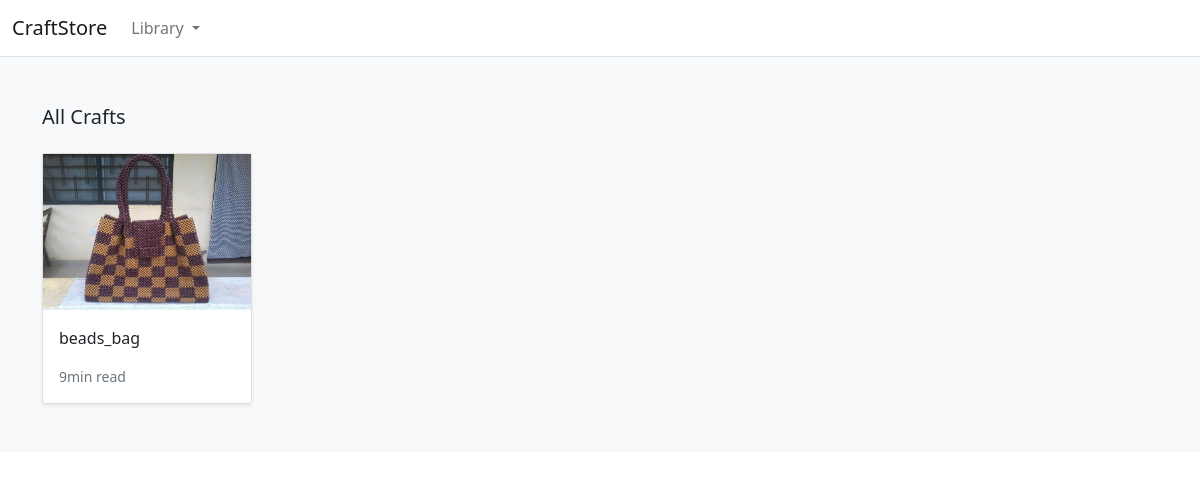
The page /search/beads/ on the database its author committed.
### store/models.py (models this page shows, shortened)
class Product(models.Model):
    category = models.ForeignKey(Category, related_name='product', on_delete=models.CASCADE)
    created_by = models.ForeignKey(User, on_delete=models.CASCADE, related_name='product_creator')
    title = models.CharField(max_length=255)
    author = models.CharField(max_length=255, default='admin')
    description = models.TextField(blank=True)
    image = models.ImageField(upload_to='images/', default='images/default.png')
    slug = models.SlugField(max_length=255)
    price = models.DecimalField(max_digits=4, decimal_places=2)
    in_stock = models.BooleanField(default=True)
    is_active = models.BooleanField(default=True)
    created = models.DateTimeField(auto_now_add=True)
    updated = models.DateTimeField(auto_now=True)
    objects = models.Manager()
    products = ProductManager()
    class Meta:
        verbose_name_plural = 'Products'
        ordering = ('-created',)
    def get_absolute_url(self):
        return reverse('store:product_detail', args=[self.slug])

### store/views.py (the view)
# urls.py: path('search/<slug:category_slug>/', views.category_list, name='category_list'),
def category_list(request, category_slug):
    category = get_object_or_404(Category, slug=category_slug)
    products = Product.objects.filter(category=category)
    return render(request, 'store/products/category.html', {'category': category, 'products': products})

### store/context_processors.py (called while the page is built)
def categories(request):
    return {
        'categories': Category.objects.all()
    }

### store/models.py (called while the page is built)
    def get_absolute_url(self):
        return reverse('store:category_list', args=[self.slug])

### templates/store/products/category.html (shortened to what this page needs)
{% extends "base.html" %}
{% load static %}
{% block content %}
<main>
  <div class="album py-5 bg-light">
    <div class="container">
      <div class="pb-3 h5">All Crafts</div>
      <div class="row row-cols-1 row-cols-sm-2 row-cols-md-5 g-3">
        {% for product in products %}
        <div class="col">
          <div class="card shadow-sm">
            <img class="img-fluid" alt="Responsive image" src="{{ product.image.url }}">
            <div class="card-body">
              <p class="card-text">
                <a class="text-dark text-decoration-none" href="{{ product.get_absolute_url }}">{{ product.title }}</a>
              </p>
              <div class="d-flex justify-content-between align-items-center">
                <small class="text-muted">9min read</small>
              </div>
            </div>
          </div>
        </div>
        {% endfor %}
      </div>
    </div>
  </div>
</main>
{% endblock %}

### rows shown on the page
Product: image (picture), title "beads_bag"
